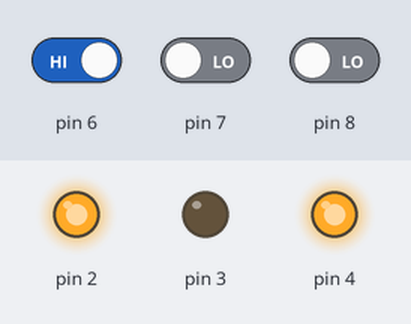
Bench run of a sketch on a simulated Arduino Uno, built with avr-gcc and run on an emulated ATmega328P. On the bench: output pins drawn as LEDs (lit = HIGH). The inputs (shaded band) are chosen by the test bench; at power-on: pin 7 LOW, pin 8 LOW, pin 6 HIGH.

Above: at 1.2 s.
1.3 s: pin 7 driven HIGH
At 2.5 s:
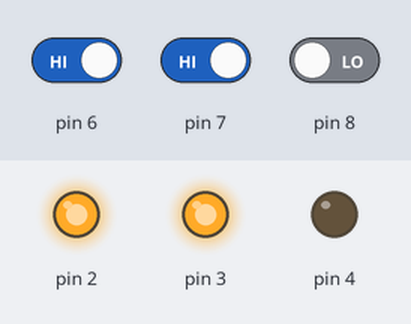
2.8 s: pin 8 driven HIGH
At 3.8 s:
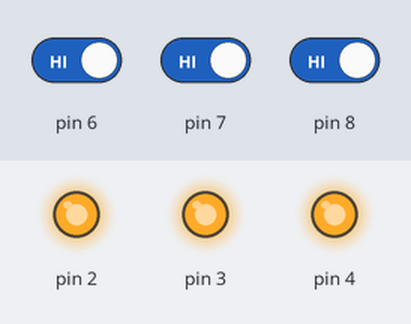
4.3 s: pin 6 driven LOW
At 5.0 s:
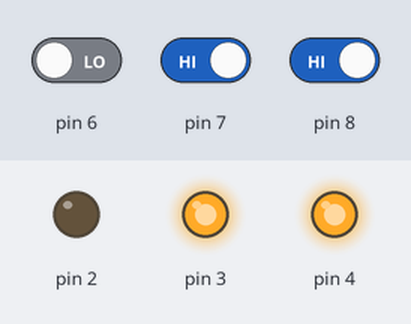
5.8 s: pin 6 driven HIGH
At 6.1 s:
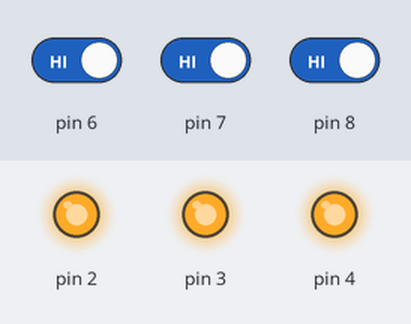
7.3 s: pin 7 driven LOW
At 8.5 s:
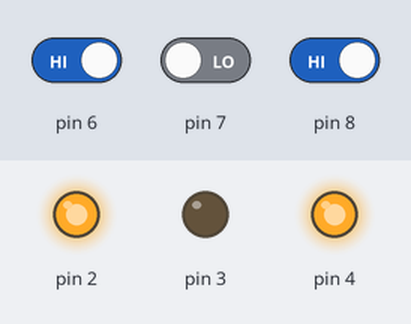
Timing chart, 0 to 9.8 s (numbered marks = the images above; inputs shaded):
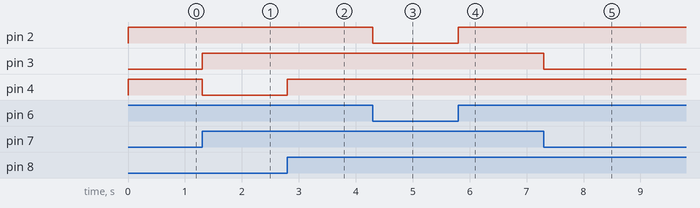

The sketch:

for_ile_tan_mlama.ino
```cpp
boolean okunan = 1;
#define button 2

void setup() {
  for(int i = 2; i <=4;i++)
  {
    pinMode(i,OUTPUT);
    pinMode(i+4,INPUT);
  }


  digitalWrite(2,HIGH);
  digitalWrite(3,HIGH);
  digitalWrite(4,HIGH);


Serial.begin(9600);
}
void loop()
{

  while(digitalRead(6) == LOW)
  {
    digitalWrite(2,LOW);
    digitalWrite(3,HIGH);
    digitalWrite(4,HIGH);
  }
   digitalWrite(2,HIGH);
   digitalWrite(3,HIGH);
   digitalWrite(4,HIGH);


     while(digitalRead(7) == LOW)
  {
    digitalWrite(2,HIGH);
    digitalWrite(3,LOW);
    digitalWrite(4,HIGH);
  }
   digitalWrite(2,HIGH);
   digitalWrite(3,HIGH);
   digitalWrite(4,HIGH);


     while(digitalRead(8) == LOW)
  {
    digitalWrite(2,HIGH);
    digitalWrite(3,HIGH);
    digitalWrite(4,LOW);
  }
   digitalWrite(2,HIGH);
   digitalWrite(3,HIGH);
   digitalWrite(4,HIGH);
}
```

Measured:
- after the input at 1.3 s, pin 3: LOW → HIGH at once; pin 4: HIGH → LOW at once
- after the input at 2.8 s, pin 4: LOW → HIGH at once
- after the input at 4.3 s, pin 2: HIGH → LOW at once
- after the input at 5.8 s, pin 2: LOW → HIGH at once
- after the input at 7.3 s, pin 3: HIGH → LOW at once
